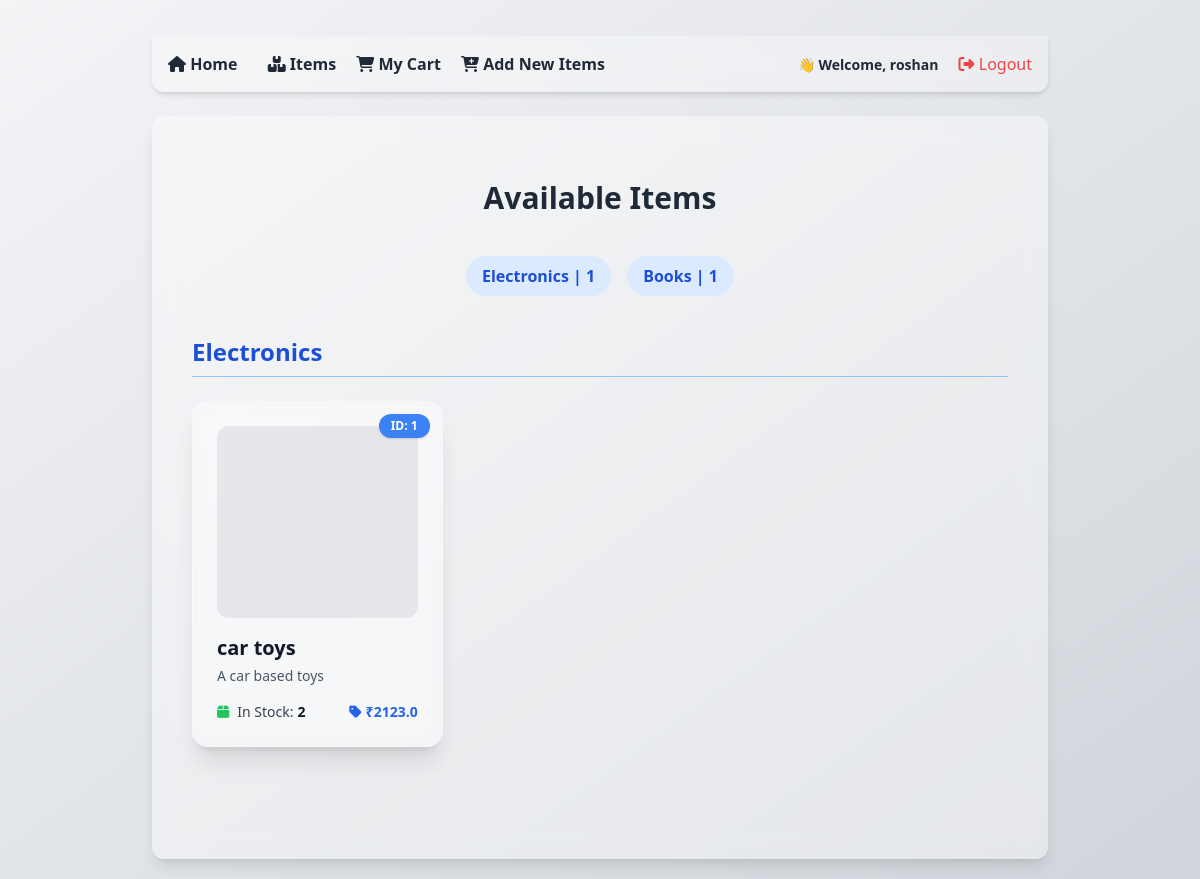
Page /items (signed in) on the committed database.
### tables this page shows
CREATE TABLE items (
            id INTEGER PRIMARY KEY AUTOINCREMENT,
            name TEXT,
            about TEXT,
            category TEXT,
            price REAL,
            stock INTEGER,
            image_url TEXT
        );

### routes/itemsRoutes.py (the view)
@items_bp.route('/items')
def show_items():
    conn = get_db_connection()
    conn.row_factory = sqlite3.Row
    cursor = conn.cursor()
    cursor.execute("SELECT * FROM items")
    items = cursor.fetchall()
    grouped_items = defaultdict(list)
    for item in items:
        grouped_items[item['category']].append(item)
    item_categories = {}
    for k in grouped_items.keys():
        item_categories[k] = len(grouped_items[k])
    cursor.close()
    conn.close()
    return render_template("items.html", grouped_items=grouped_items, item_categories=item_categories)

### db.py (called while the page is built)
def get_db_connection():
    conn = sqlite3.connect('ecommerce.db')  # This will create the file if it doesn't exist
    conn.row_factory = sqlite3.Row         # Optional: return rows as dictionaries
    return conn

### templates/items.html (shortened to what this page needs)
{% extends "base.html" %}
{% block content %}
<div class="max-w-6xl mx-auto px-4 py-10">
    <h2 class="text-3xl font-bold text-gray-800 mb-10 text-center">Available Items</h2>
    <div class="flex flex-wrap justify-center gap-4 mb-10">
        {% for category in grouped_items.keys() %}
        <button onclick="showCategory('{{ category|replace(' ', '_') }}')"
            class="category-tab bg-blue-100 hover:bg-blue-300 text-blue-700 font-semibold px-4 py-2 rounded-full transition">
            {{ category }} | {{ item_categories[category] }}
        </button>
        {% endfor %}
    </div>
    {% for category, items in grouped_items.items() %}
    <section id="section-{{ category|replace(' ', '_') }}"
        class="category-section mb-12 {% if not loop.first %}hidden{% endif %}">
        <h3 class="text-2xl font-semibold text-blue-700 mb-6 border-b border-blue-300 pb-2">{{ category }}</h3>
        <div class="grid grid-cols-1 sm:grid-cols-2 lg:grid-cols-3 gap-8">
            {% for item in items %}
            <div
                class="bg-white/20 backdrop-blur-md p-6 rounded-2xl shadow-xl hover:shadow-2xl transition transform hover:-translate-y-1 hover:scale-[1.02] border border-white/30">
                <div
                    class="absolute top-3 right-3 bg-blue-500 text-white text-xs font-bold px-3 py-1 rounded-full shadow">
                    ID: {{ item.id }}
                </div>
                <div class="h-48 w-full bg-gray-200 rounded-xl mb-4 bg-cover bg-center"
                    style="background-image: url('{{ item.image_url }}');">
                </div>
                <div class="mb-4">
                    <h4 class="text-xl font-extrabold text-gray-900 drop-shadow-sm">{{ item.name }}</h4>
                    <p class="text-sm text-gray-600 mt-1">{{ item.about }}</p>
                </div>
                <div class="flex flex-col gap-3 mt-4">
                    <div class="flex items-center justify-between text-sm">
                        <span class="flex items-center text-gray-700">
                            <i class="fas fa-box mr-2 text-green-500"></i>
                            In Stock: <strong class="ml-1 text-gray-900">{{ item.stock }}</strong>
                        </span>
                        <span class="flex items-center text-blue-600 font-bold">
                            <i class="fas fa-tag mr-1"></i> ₹{{ item.price }}
                        </span>
                    </div>
                </div>
            </div>
            {% endfor %}
        </div>
    </section>
    {% endfor %}
</div>
{% endblock %}

### static/style.css (style rules this page uses)
body { font-family: sans-serif; padding: 20px; }

### rows in the picture
items: category "Electronics", category "1", id "1", name "car toys", about "A car based toys", stock "2", price "2123.0"
items: category "Books", category "1"

### other values in the picture
{{ session.username }} "roshan"
